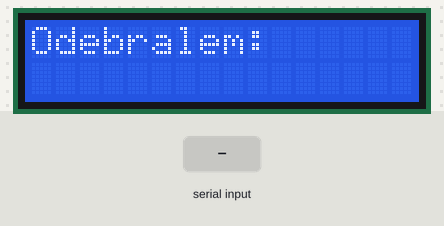
The sketch below on a simulated Arduino Uno, built with avr-gcc and run on an emulated ATmega328P. Shown: 16×2 character LCD. The inputs (shaded band) are chosen by the test bench. What the sketch prints to the serial monitor is not drawn.

Above: at 1.2 s.
1.3 s: "1\n" received over Serial
At 2.3 s:
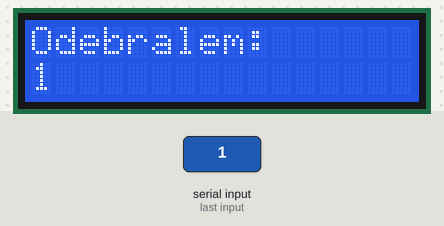
2.8 s: "0\n" received over Serial
At 3.4 s:
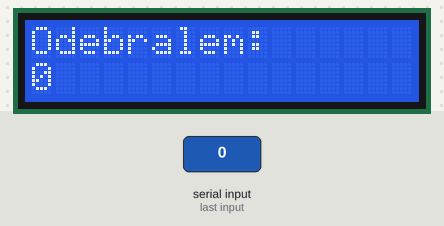
4.3 s: "2\n" received over Serial
At 5.7 s:
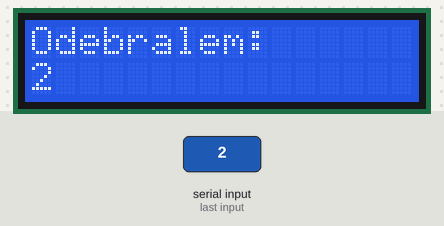
Timing chart, 0 to 7.3 s (numbered marks = the images above; inputs shaded):
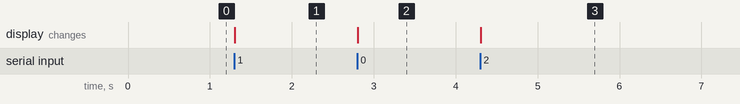

Measured:
- after the input at 1.3 s, the display: changes at once (image 1)
- after the input at 2.8 s, the display: changes at once (image 2)
- after the input at 4.3 s, the display: changes at once (image 3)

The sketch:

06d_LCD1602_text_serial.ino
```cpp
#include <LiquidCrystal.h>

/*
 Wyświetlacz podłączenie:
 VSS - masa - GND
 VDD - zasilanie +5V
 V0 - kontrast - potencjometr do +5V i GND
 RS - pin 2 - wybór rejestrów (komenda, dane)
 RW - masa - GND
 E - pin 3 - zezwolenie na zapis do rejestrów
 D4 - pin 4 - dane
 D5 - pin 5 - dane
 D6 - pin 6 - dane
 D7 - pin 7 - dane
 A - zasilanie +5V - zasilanie podświetlenia
 K - masa GND - masa podświetlenia
 */

LiquidCrystal lcd(2, 3, 4, 5, 6, 7);
String odebrane;

void setup() {
  //Inicjacja komunikacji serial
  Serial.begin(9600);
  Serial.println("Jestem Arduino i Czekam na tekst:");
  //Deklaracja typu wyświetlacza
  lcd.begin(16, 2);
  //Ustawienie kursora na pozycji 0, 0
  lcd.setCursor(0, 0);
  //Wyświetlenie napisu
  lcd.print("Odebralem: ");
}

void loop() {
  //Oczekiwanie na dane z serial
  if (Serial.available() > 0){
    odebrane = Serial.readStringUntil('\n');
    //Po odebraniu danych wyczyść wyświetlacz
    lcd.clear();
    lcd.setCursor(0, 0);
    lcd.print("Odebralem: ");
    //Ustawienie kursora 0,1 i wyświetlenie danych
    lcd.setCursor(0, 1);
    lcd.print(odebrane);
  }
}
```
